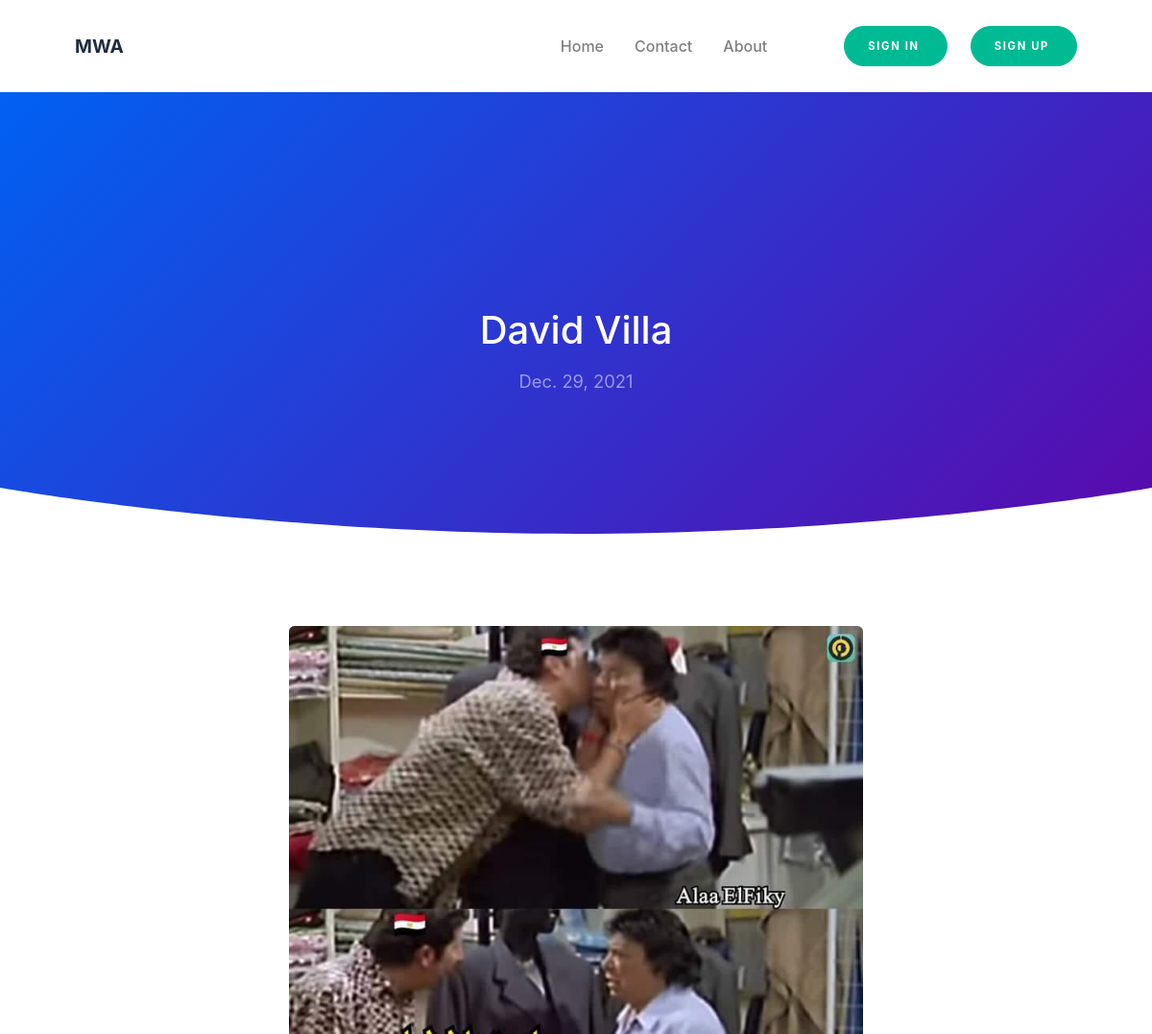
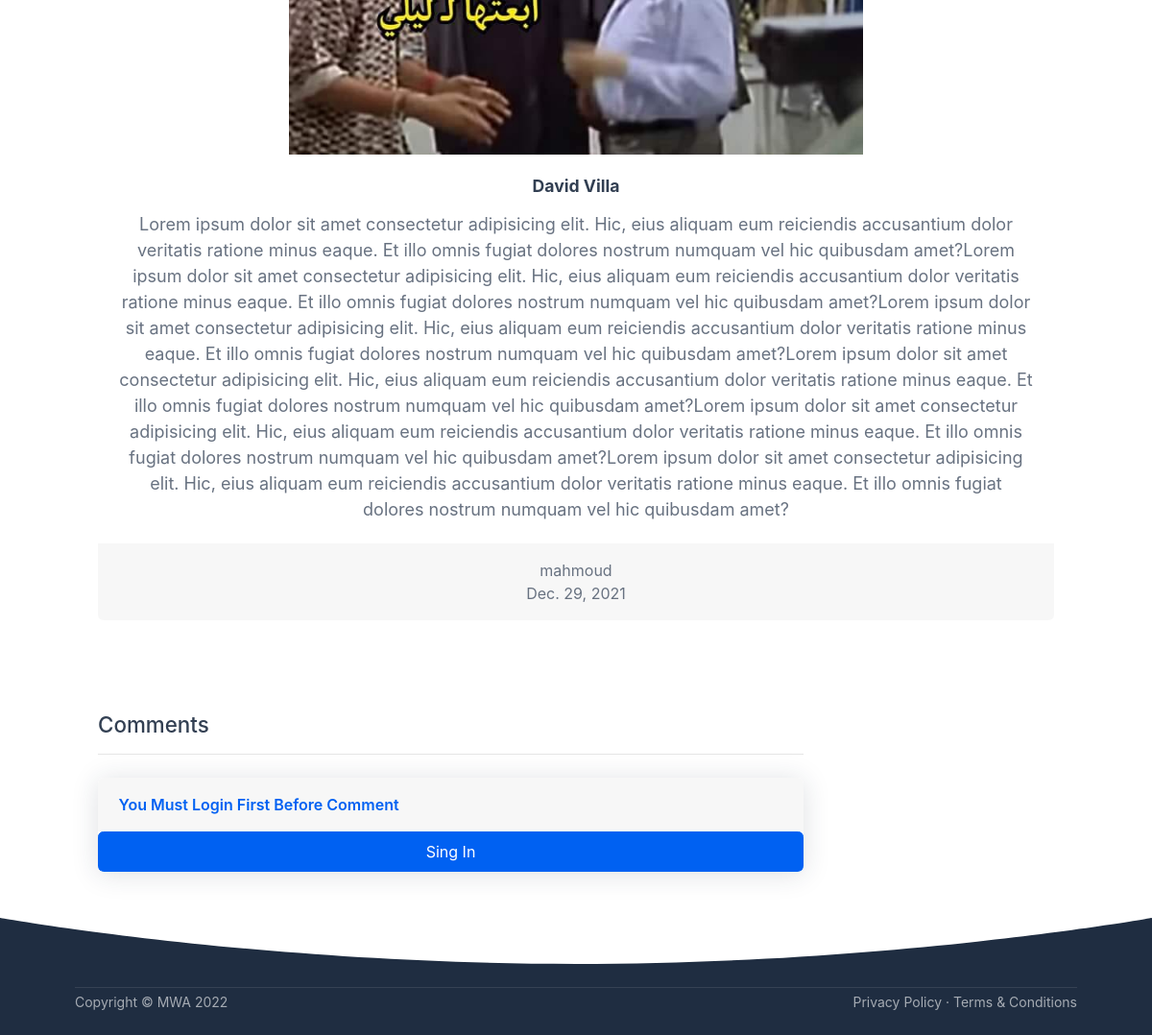
The page /post/5 on the database as committed earlier (2 pictures, top to bottom).
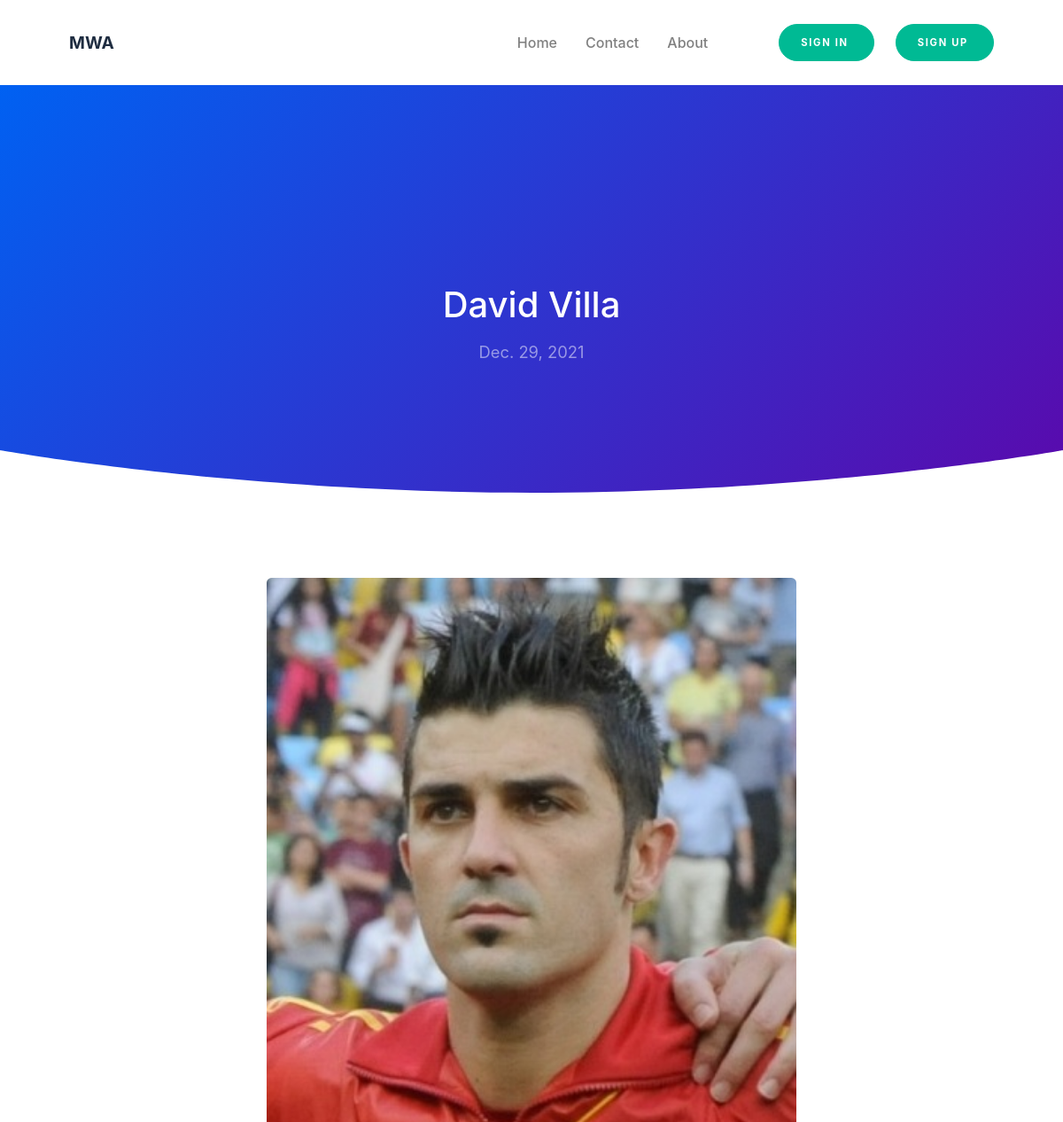
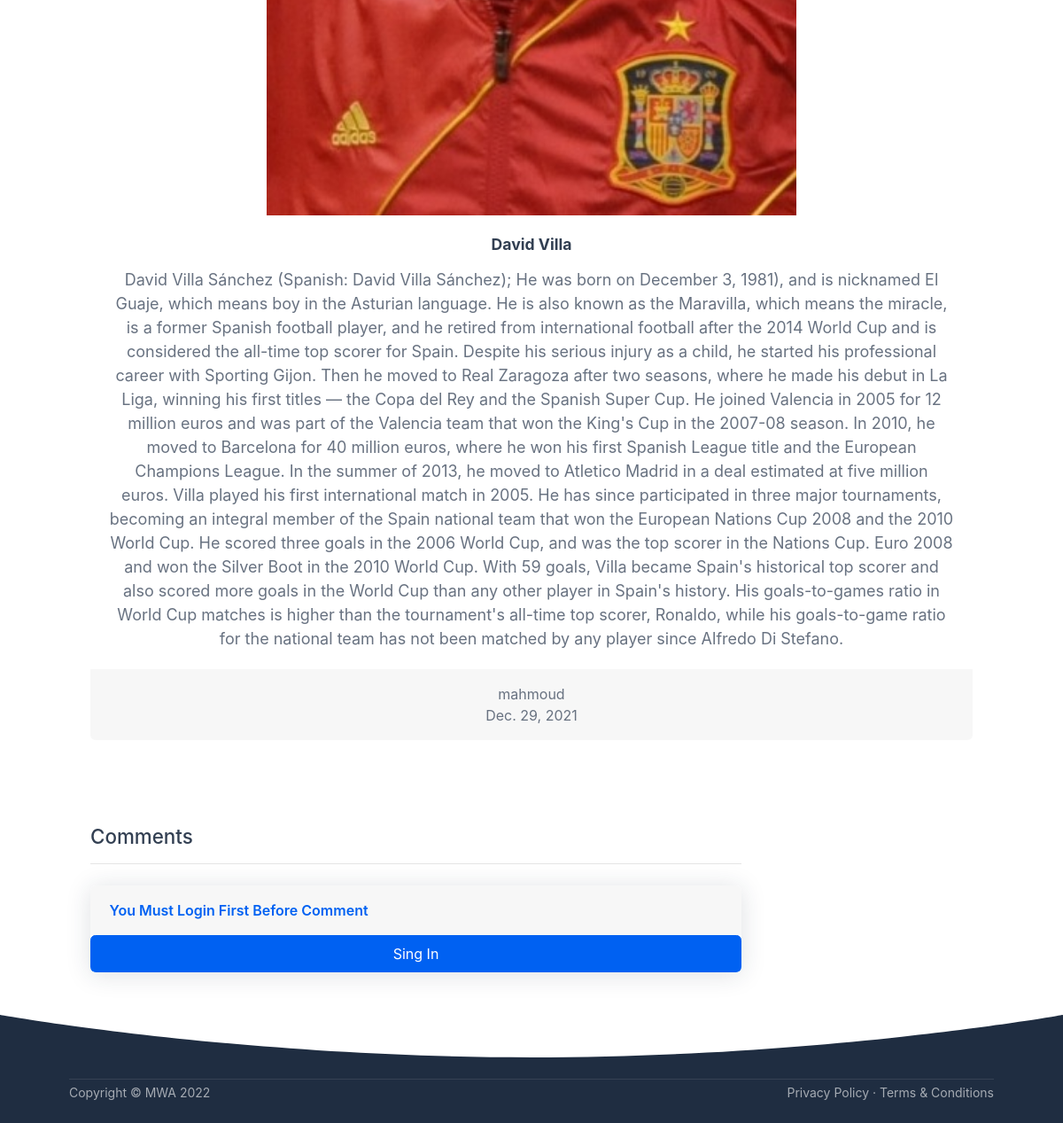
The same page on the database as committed later (2 pictures, top to bottom).
### Posts/models.py (models this page shows, shortened)
class post(models.Model):
    post_title = models.CharField(max_length=100,unique=True)
    post_details = models.TextField()
    post_status = models.CharField(choices=STATUS_POST,default=(1,'active'),max_length=10)
    post_view = models.IntegerField(default=0)
    post_photo = models.ImageField(upload_to=image_upload)
    cat_id = models.ForeignKey(modelsCat.Categories,on_delete=models.CASCADE)
    user_id = models.ForeignKey(User,on_delete=models.CASCADE)
    post_date = models.DateField(default=timezone.now)

### Home/views.py (the view, shortened to what this page needs)
# urls.py: path('post/<int:post_id>',views.post_single,name='single_post'),
def post_single(request,post_id):
    if request.method == 'POST':
        my_post = post.objects.get(id=post_id)
        post_comment = post.objects.get(id=request.POST['post_id'])
        customer_comment = Customer.objects.get(user_email=request.session.get('email'))
        com_details = request.POST['com_details']
        comment.objects.create(com_details=com_details,post_id=post_comment,
        cust_id=customer_comment,com_status=0)
        return redirect(f'/post/{my_post.id}')
    else:
        my_post = post.objects.get(id=post_id)
        post.objects.filter(id=post_id).update(post_view=my_post.post_view+1)
        post_comment = comment.objects.filter(post_id=my_post).filter(com_status=1)
        data = {
            'my_post' : my_post,
            'post_comment' : post_comment
        }
        return render(request,'post.html',data)

### templates/post.html (shortened to what the changed rows need)
{% extends 'base.html' %}
{% load static %}
{% block content %}
            <header class="page-header page-header-dark bg-gradient-primary-to-secondary">
                <div class="page-header-content pt-10">
                    <div class="container text-center">
                        <div class="row justify-content-center">
                            <div class="col-lg-8">
                                <h1 class="page-header-title mb-3">
                                    {{my_post.post_title}}
                                </h1>
                                <p class="page-header-text">{{my_post.post_date}}</p>
                            </div>
                        </div>
                    </div>
                </div>
            </header>
            <section class="bg-white py-10">
                <div class="container">
                    <div class="col-md-6 col-xl-12 mb-5 text-center">
                            <img class="card-img-top"  style="width: 60%;" src="../media/{{my_post.post_photo}}" alt="photo"/>
                            <div class="card-body">
                                <h5 class="card-title" style="font-weight: bold;">
                                    {{my_post.post_title}}
                                </h5>
                                <p class="card-text" style="font-size: large;">
                                    {{my_post.post_details}}
                                </p>
                            </div>
                            <div class="card-footer">
                                <div class="post-preview-meta">
                                    <div class="post-preview-meta-details">
                                        <div class="post-preview-meta-details-name">
                                            {{my_post.user_id.username}}
                                        </div>
                                        <div class="post-preview-meta-details-date">
                                            {{my_post.post_date}}
                                        </div>
                                    </div>
                                </div>
                            </div>
                    </div>
                    <div class="pt-5 col-lg-8 col-xl-9">
                        <div class="d-flex align-items-center justify-content-between flex-column flex-md-row">
                            <h2 class="mb-0">Comments</h2>
                        </div>
                    </div>
                </div>
                <div class="svg-border-rounded text-dark">
                    <svg xmlns="http://www.w3.org/2000/svg" viewBox="0 0 144.54 17.34" preserveAspectRatio="none" fill="currentColor"><path d="M144.54,17.34H0V0H144.54ZM0,0S32.36,17.34,72.27,17.34,144.54,0,144.54,0" /></svg>
                </div>
            </section>
    </div>
{% endblock content %}

Rows that differ between the two databases and show on the page:
changed post "David Villa": post_photo: a different picture; post_details "Lorem ipsum dolor sit amet consectetur adipisicing elit. Hic, eius aliquam eum reiciendis accusantium dolor veritatis ratione minus eaque. Et illo omnis fugiat dolores nostrum numquam vel hic quibusdam amet?Lorem ipsum dolor sit amet consectetur adipisicing elit. Hic, eius aliquam eum reiciendis accusantium dolor veritatis ratione minus eaque. Et illo omnis fugiat dolores nostrum numquam vel hic quibusdam amet?Lorem ipsum dolor sit amet consectetur adipisicing elit. Hic, eius aliquam eum reiciendis accusantium dolor veritatis ratione minus eaque. Et illo omnis fugiat dolores nostrum numquam vel hic quibusdam amet?Lorem ipsum dolor sit amet consectetur adipisicing elit. Hic, eius aliquam eum…" → "David Villa Sánchez (Spanish: David Villa Sánchez); He was born on December 3, 1981), and is nicknamed El Guaje, which means boy in the Asturian language. He is also known as the Maravilla, which means the miracle, is a former Spanish football player, and he retired from international football after the 2014 World Cup and is considered the all-time top scorer for Spain. Despite his serious injury as a child, he started his professional career with Sporting Gijon. Then he moved to Real Zaragoza after two seasons, where he made his debut in La Liga, winning his first titles — the Copa del Rey and the Spanish Super Cup. He joined Valencia in 2005 for 12 million euros and was part of the…"
